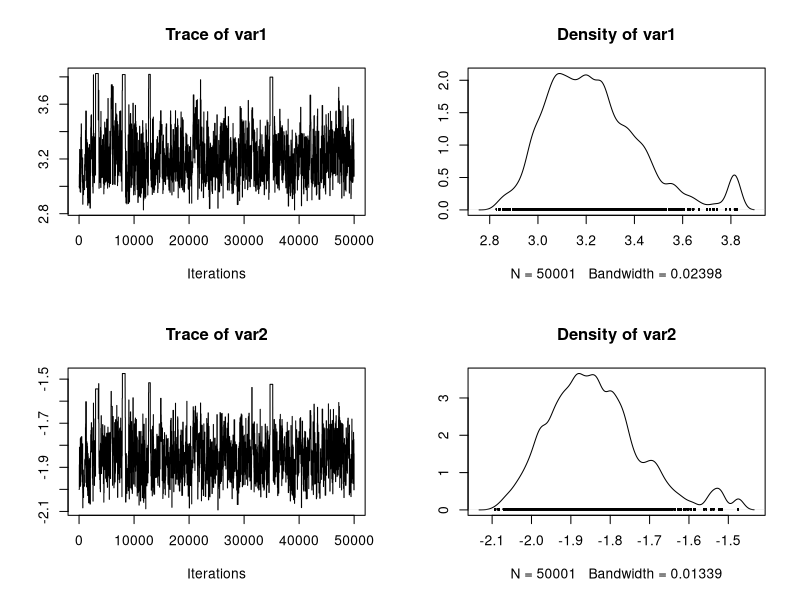
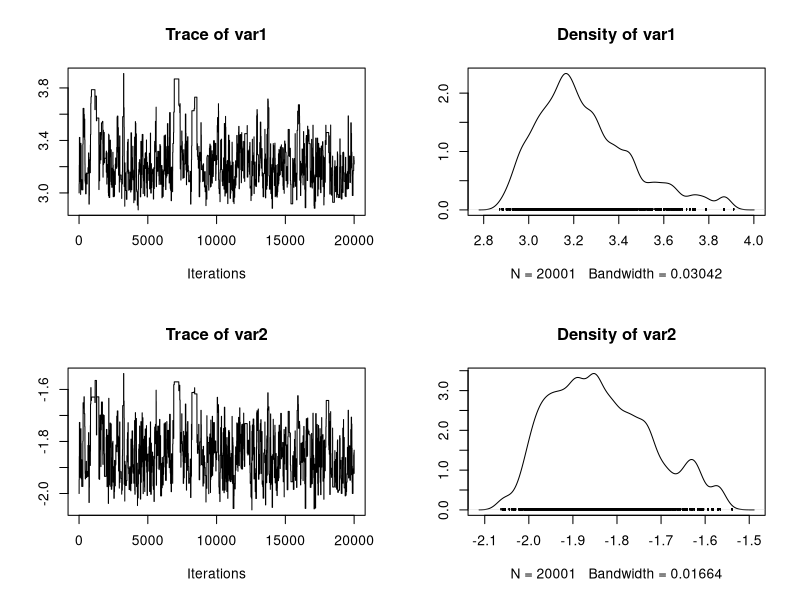
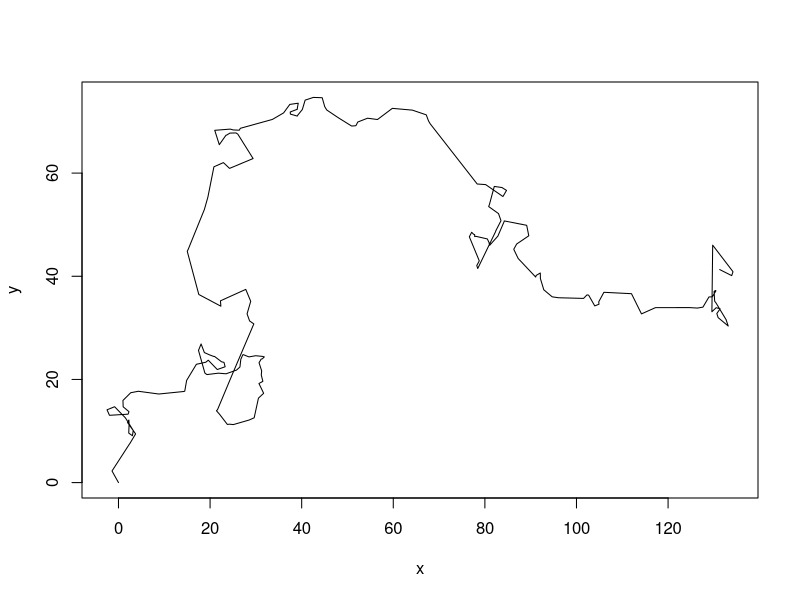
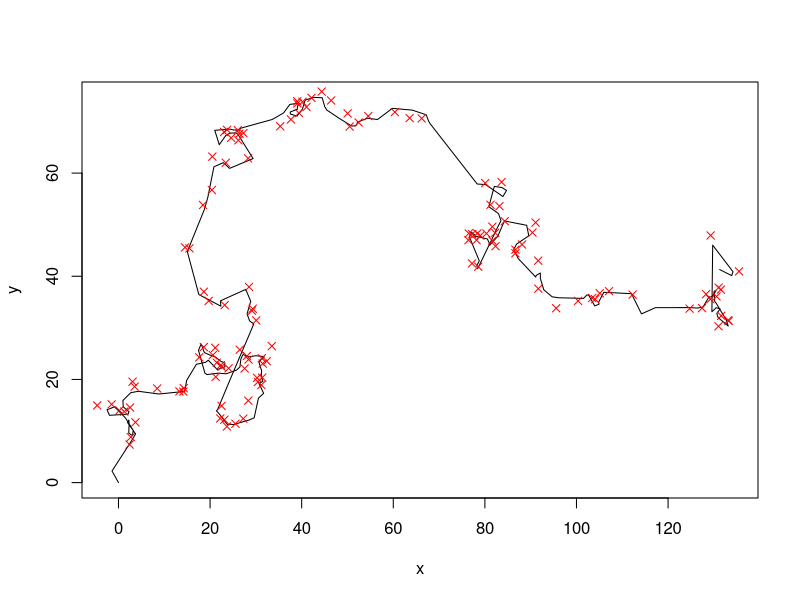

Recreate these plots in R, in order. (Note: a time limit stopped this script after it produced the figures.)
## ---- chunk 1
set.seed(42)
## ---- chunk 2
stochasticModel <- function(par){
  if (par[2] + par[1] <= 0) return(rep(-9999,20))
  else return(rnorm(20, mean = (2.7*par[1] * par[2]), sd = par[2] + par[1] ))
}
## ---- chunk 3
data <- stochasticModel(c(3,-2))
## ---- chunk 4
meandata <- mean(data)
standarddeviationdata <- sd(data)
## ---- chunk 5
library(coda)
run_MCMC_ABC <- function(startvalue, iterations){
 
    chain = array(dim = c(iterations+1,2))
    chain[1,] = startvalue
 
    for (i in 1:iterations){
         
        # proposalfunction
        proposal = rnorm(2,mean = chain[i,], sd= c(0.2,0.2))
        
        simulation <- stochasticModel(proposal)
 
        # comparison with the observed summary statistics
        diffmean <- abs(mean(simulation) - meandata)
        diffsd <- abs(sd(simulation) - standarddeviationdata)
          
        if((diffmean < 0.3) & (diffsd < 0.3)){
            chain[i+1,] = proposal
        }else{
            chain[i+1,] = chain[i,]
        }
    }
    return(mcmc(chain))
}
 
posterior <- run_MCMC_ABC(c(3,-2),50000)
plot(posterior)
## ---- chunk 6

run_MCMC_Synthetic <- function(startvalue, iterations){
 
    chain = array(dim = c(iterations+1,2))
    chain[1,] = startvalue
 
    for (i in 1:iterations){
         
        # proposalfunction
        proposal = rnorm(2,mean = chain[i,], sd= c(0.2,0.2))
        
        # simulate several model runs
        simualatedData <- matrix(NA, nrow = 100, ncol = 2)
        for (i in 1:100){
          simulation <- stochasticModel(c(3,-2))
          simualatedData[i,] <- c(mean(simulation) , sd(simulation))          
        }
        syntheticLikelihood1 <- fitdistr(simualatedData[1,], "normal")
        syntheticLikelihood2 <- fitdistr(simualatedData[2,], "normal")
        
        prob1 <- dnorm(meandata-syntheticLikelihood1$estimate[1], sd = syntheticLikelihood1$estimate[2], log = T)

        prob2 <- dnorm(standarddeviationdata-syntheticLikelihood2$estimate[1], sd = syntheticLikelihood2$estimate[2], log = T)
        
        if(prob < runif(1)){
            chain[i+1,] = proposal
        }else{
            chain[i+1,] = chain[i,]
        }
    }
    return(mcmc(chain))
}
 
posterior <- run_MCMC_ABC(c(3,-2),20000)
plot(posterior)

## ---- chunk 7
set.seed(123)
## ---- chunk 8
library(compiler)
model <- function(params=2, startvalues = c(0,0,0), steps = 200){
  x = startvalues[1]
  y = startvalues[2]
  direction = startvalues[3]
  
  movementLength = params[1]
  turningWidth = 1
  
  output = data.frame(x = rep(NA, steps+1), y = rep(NA, steps+1))
  output[1, ] = c(x,y)
  for (i in 1:steps){
    direction = direction + rnorm(1,0,turningWidth)
    length = rexp(1, 1/movementLength)
    x = x + sin(direction) * length
    y = y + cos(direction) * length
    output[i+1, ] = c(x,y)
  }
return(output)
}
model <- cmpfun(model)
## ---- chunk 9
data <- model()
plot(data, type = "l")
## ---- chunk 10
observationModel <- function(realData, sd=1){
  realData$xobs = rnorm(length(realData$x), mean = realData$x, sd = sd)
  realData$yobs = rnorm(length(realData$x), mean = realData$y, sd = sd)
  realData$xobs[realData$xobs - floor(realData$xobs) > 0.7 ] = NA
  return(realData)
}

obsdata <- observationModel(data)
plot(data, type = "l")
points(obsdata$xobs, obsdata$yobs, col = "red", pch = 4)
## ---- chunk 11
summaryStatistics <- function(dat){
  meandisplacement = mean(sqrt(diff(dat$xobs)^2 + diff(dat$yobs)^2), na.rm = T)

  meandisplacement10 = mean(sqrt(diff(dat$xobs, lag = 2)^2 + diff(dat$yobs, lag = 2)^2), na.rm = T)/3
  
  #meanturning = mean(abs(diff(atan2(diff(dat$yobs),diff(dat$xobs)))), na.rm = T) 
  
  return(c(meandisplacement, meandisplacement10))
} 

dataSummary <- summaryStatistics(obsdata)
dataSummary
## ---- chunk 12
n = 10000
fit = data.frame(movementLength = runif(n, 0, 5), error = runif(n, 0,5), distance = rep(NA, n))

for (i in 1:n){
  simulatedPrediction <- model(fit[i,1])
  simulatedObservation<- observationModel(simulatedPrediction, fit[i,2])
  simulatedSummary <- summaryStatistics(simulatedObservation)
  simulatedSummary
  #deviation = max( simulatedSummary - dataSummary)
  deviation = sqrt(sum((simulatedSummary - dataSummary)^2))
  fit[i,3] = deviation
}
## ---- chunk 13
plot(fit[fit[,3] < 1, 1:2], xlim = c(0,6), ylim = c(0,5), col = "lightgrey", main = "Accepted parameters for \n different values of epsilon")
points(fit[fit[,3] < 0.2, 1:2],  pch = 18, col = "gray")
points(fit[fit[,3] < 0.1, 1:2],  pch = 8, col = "red")

legend("topright", c("< 1", "< 0.2", "< 0.1"), pch = c(1,18,8), col = c("lightgrey", "gray", "red"))

abline(v = 2)
abline(h = 1) 

## ---- chunk 14
n = 10000
fit = data.frame(movementLength = rep(NA, n), error = rep(NA, n), distance = rep(NA, n))


currentPar = c(2,0.9)
for (i in 1:n){
  newPar = rnorm(2,currentPar, sd = c(0.2,0.2))
  if (min(newPar) < 0 ) fit[i,] = c(currentPar, deviation)
  
  else{
    simulatedPrediction <- model(newPar[1])
    simulatedObservation<- observationModel(simulatedPrediction, newPar[2])
    simulatedSummary <- summaryStatistics(simulatedObservation)
    deviation = sqrt(sum( simulatedSummary - dataSummary)^2)
    
    if (deviation < 0.2){
      fit[i,] = c(newPar, deviation)
      currentPar = newPar
    } 
    else fit[i,] = c(currentPar, deviation)
  }
}
## ---- chunk 15
plot(fit[, 1:2], xlim = c(0,6), ylim = c(0,5), col = "#00000022", main = "Accepted parameters")

abline(v = 2)
abline(h = 1) 
